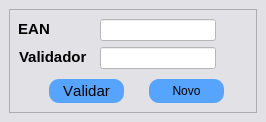
<?xml version="1.0" encoding="UTF-8"?>
<ui version="4.0">
 <class>MainWindow</class>
 <widget class="QMainWindow" name="MainWindow">
  <property name="geometry">
   <rect>
    <x>0</x>
    <y>0</y>
    <width>266</width>
    <height>122</height>
   </rect>
  </property>
  <property name="focusPolicy">
   <enum>Qt::ClickFocus</enum>
  </property>
  <property name="windowTitle">
   <string>MainWindow</string>
  </property>
  <property name="windowIcon">
   <iconset>
    <normaloff>../../Desktop/verify.png</normaloff>../../Desktop/verify.png</iconset>
  </property>
  <property name="styleSheet">
   <string notr="true">* {
	background: #e1e1e6
}</string>
  </property>
  <widget class="QWidget" name="centralwidget">
   <layout class="QVBoxLayout" name="verticalLayout">
    <item>
     <widget class="QFrame" name="frame">
      <property name="styleSheet">
       <string notr="true">QPushButton{
	background-color: #56a4fd;
	border-radius: 10px;
}

QPushButton:hover{
	background-color: #5ecbf1;
}

QLineEdit{
	background: #ffffff
}</string>
      </property>
      <property name="frameShape">
       <enum>QFrame::StyledPanel</enum>
      </property>
      <property name="frameShadow">
       <enum>QFrame::Raised</enum>
      </property>
      <widget class="QLabel" name="ean_label">
       <property name="geometry">
        <rect>
         <x>10</x>
         <y>10</y>
         <width>35</width>
         <height>20</height>
        </rect>
       </property>
       <property name="font">
        <font>
         <pointsize>11</pointsize>
         <bold>true</bold>
        </font>
       </property>
       <property name="text">
        <string>EAN </string>
       </property>
       <property name="scaledContents">
        <bool>false</bool>
       </property>
       <property name="alignment">
        <set>Qt::AlignRight|Qt::AlignTrailing|Qt::AlignVCenter</set>
       </property>
      </widget>
      <widget class="QLabel" name="validation_label">
       <property name="geometry">
        <rect>
         <x>10</x>
         <y>38</y>
         <width>70</width>
         <height>20</height>
        </rect>
       </property>
       <property name="font">
        <font>
         <pointsize>11</pointsize>
         <bold>true</bold>
        </font>
       </property>
       <property name="text">
        <string>Validador </string>
       </property>
      </widget>
      <widget class="QLineEdit" name="ean_receiver">
       <property name="geometry">
        <rect>
         <x>91</x>
         <y>10</y>
         <width>116</width>
         <height>22</height>
        </rect>
       </property>
      </widget>
      <widget class="QLineEdit" name="ean_checker">
       <property name="geometry">
        <rect>
         <x>91</x>
         <y>38</y>
         <width>116</width>
         <height>22</height>
        </rect>
       </property>
      </widget>
      <widget class="QPushButton" name="validation_button">
       <property name="geometry">
        <rect>
         <x>40</x>
         <y>70</y>
         <width>75</width>
         <height>24</height>
        </rect>
       </property>
       <property name="font">
        <font>
         <pointsize>11</pointsize>
         <italic>false</italic>
         <bold>false</bold>
         <underline>false</underline>
         <strikeout>false</strikeout>
         <kerning>false</kerning>
        </font>
       </property>
       <property name="cursor">
        <cursorShape>PointingHandCursor</cursorShape>
       </property>
       <property name="text">
        <string>Validar</string>
       </property>
      </widget>
      <widget class="QPushButton" name="new_validation">
       <property name="geometry">
        <rect>
         <x>140</x>
         <y>70</y>
         <width>75</width>
         <height>24</height>
        </rect>
       </property>
       <property name="font">
        <font>
         <kerning>false</kerning>
        </font>
       </property>
       <property name="cursor">
        <cursorShape>PointingHandCursor</cursorShape>
       </property>
       <property name="text">
        <string>Novo</string>
       </property>
      </widget>
     </widget>
    </item>
   </layout>
  </widget>
 </widget>
 <resources/>
 <connections/>
</ui>
